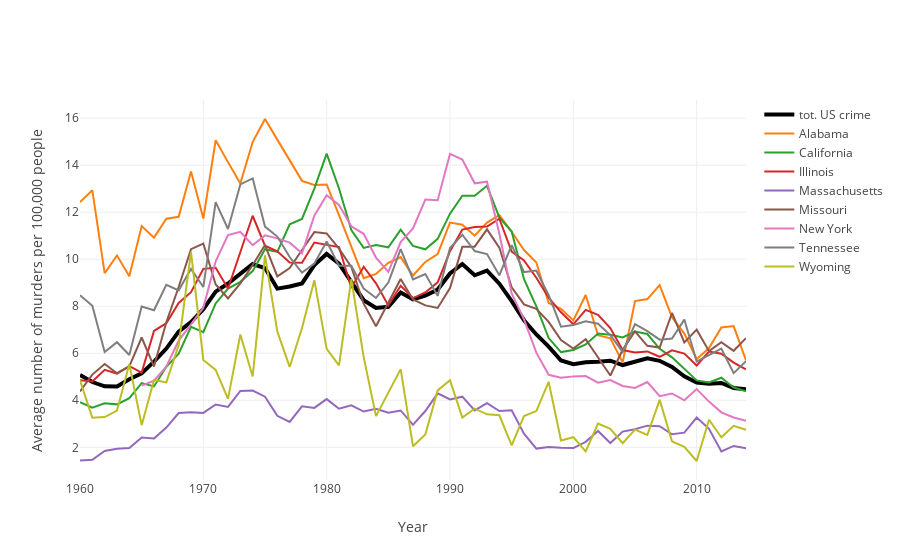

The code cell stored with this chart in its notebook:
### Code cell
# Create and style traces

list_interesting_states = ['Alabama', 'California', 'Illinois', 'Massachusetts', 'Missouri', 'New York', 'Tennessee', 'Wyoming']

data = []

trace0 = go.Scatter(
    x = df_crime_tot['Year'],
    y = df_crime_tot['Murder_per100000'],
    name = 'tot. US crime',
    line = dict(
        color = ('rgb(0, 0, 0)'),
        width = 4)
)
data.append(trace0)

## i remove DC for now, since its murder rate is one order of magnitude higher than anywhere else
df_sected_crime_no_DC = df_crime_state_by_state[df_crime_state_by_state['State']!= 'District of Columbia' ]


#for state in df_crime_state_by_state.State.unique():
for state in list_interesting_states:   
    
    
    
    df_sected_crime = df_sected_crime_no_DC[df_sected_crime_no_DC['State']== state ]
    
    
    trace1 = go.Scatter(
        x = df_sected_crime['Year'],
        y = df_sected_crime['Murder_per100000'],
        name = state,

    )
    data.append(trace1)

    
# Edit the layout
layout = dict(
#     title = 'Average High and Low Temperatures in New York',
              xaxis = dict(title = 'Year'),
              yaxis = dict(title = 'Average number of murders per 100,000 people'),
              )

fig = dict(data=data, layout=layout)


plotly.offline.iplot(fig)


offline.plot(fig, auto_open=True, image = 'png', image_filename="time_evol_tot_crime" ,image_width=2000, image_height=1000, 
              filename='/home/staff/julia/at_Northwestern/US_Crime/Figures/time_evol_tot_crime.html', validate=True)
